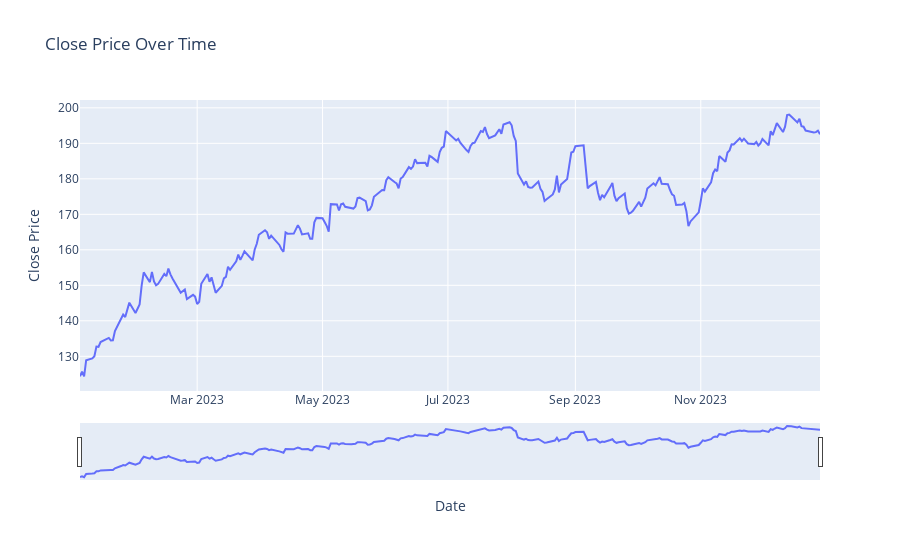

The cell this chart's notebook holds for it:
### Markdown cell above
# Line Chart

### Code cell
import plotly.express as px
# Ensure the 'Date' column is in datetime format
df['Date'] = pd.to_datetime(df['Date'])

# Create an interactive line chart
fig = px.line(df, x='Date', y='close price', title='Close Price Over Time')

# Enhance the chart with additional options
fig.update_layout(xaxis_title='Date', yaxis_title='Close Price', hovermode='x')
fig.update_xaxes(rangeslider_visible=True)

# Show the plot
fig.show()

### Figure 1 — Plotly figure (JSON) as saved in the notebook; plotly's stock layout.template omitted (floating-point values rounded to 4 significant figures; data arrays with more than 128 entries replaced by an {"elided": "..."} marker saying what was removed)
{"data": [{"hovertemplate": "Date=%{x}<br>close price=%{y}<extra></extra>", "legendgroup": "", "line": {"color": "#636efa", "dash": "solid"}, "marker": {"symbol": "circle"}, "mode": "lines", "name": "", "orientation": "v", "showlegend": false, "type": "scatter", "x": {"elided": "250 str values"}, "xaxis": "x", "y": {"elided": "250 float values"}, "yaxis": "y"}], "layout": {"autosize": true, "hovermode": "x", "legend": {"tracegroupgap": 0}, "title": {"text": "Close Price Over Time"}, "xaxis": {"anchor": "y", "autorange": true, "domain": [0, 1], "range": ["2023-01-03", "2023-12-29"], "rangeslider": {"autorange": true, "range": ["2023-01-03", "2023-12-29"], "visible": true, "yaxis": {"_template": null, "rangemode": "match"}}, "title": {"text": "Date"}, "type": "date"}, "yaxis": {"anchor": "x", "autorange": true, "domain": [0, 1], "range": [120.2, 202.2], "title": {"text": "Close Price"}, "type": "linear"}}}
